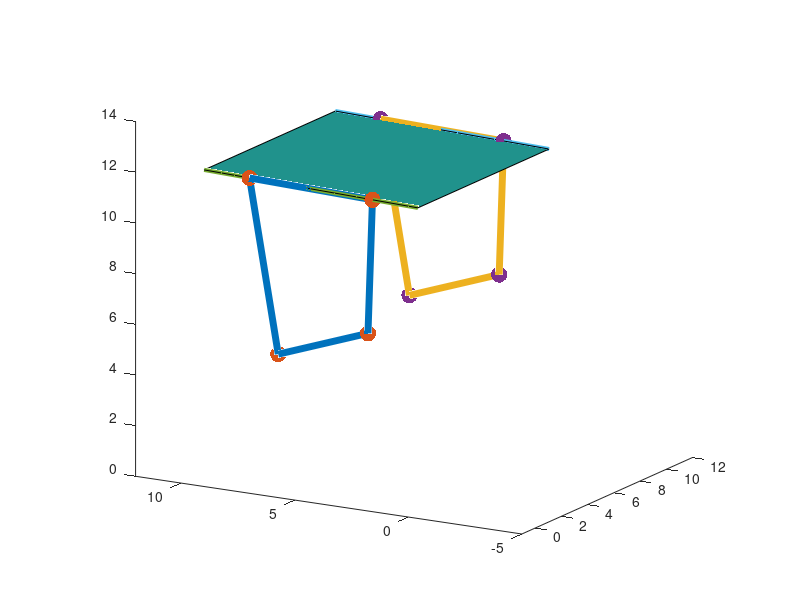

This chart was generated by the following MATLAB code:
%**************VALUES OBTAINED FROM SYNTHESIS**********

A1=[2.35;6.7;0];
B1=[6.3;5.35;0];

A2=[2.35;6.7;10];
B2=[6.3;5.35;10];

L2=5.3
L3=6
L4=6.9
L1=sqrt((B1(1,1)-A1(1,1))*(B1(1,1)-A1(1,1)) + (B1(2,1)-A1(2,1))*(B1(2,1)-A1(2,1)))
phiaxis=abs(atand((A1(2,1)-B1(2,1))/(A1(1,1)-B1(1,1))))

ldown=2;
lup=2;

k1=L1/L4;
k2=L1/L2;
k3=(L4*L4-L3*L3+L2*L2+L1*L1)/(2*L4*L2);
k4=L1/L3;
k5=(L4*L4-L1*L1-L2*L2-L3*L3)/(2*L2*L3);

phi1=360-105; %RANGE OF ANGLE ROTAION OF LINK 2 
phi2=110;

end1=[];
end2=[];

%*****************SIMULATION**************************
for theta=phi1:-2:phi2
  
  D1=[A1(1,1)+L2*cosd(theta-phiaxis);A1(2,1)+L2*sind(theta-phiaxis);0]; %OBTAINING D COORDINATE
  D2=[A1(1,1)+L2*cosd(theta-phiaxis);A1(2,1)+L2*sind(theta-phiaxis);10];
  
  a=cosd(theta)-k1-k2*cosd(theta)+k3;  %CO-EFFECIENT OF FRUDIENSTIEN EQUATION
  b=-2*sind(theta);
  c=k1-(k2+1)*cosd(theta) + k3;
  
  theta4=2*atand((-b-sqrt(b*b-4*a*c))/(2*a));
 
  C1= [B1(1,1)+L4*cosd(theta4-phiaxis);B1(2,1)+L4*sind(theta4-phiaxis);0];
  C2= [B1(1,1)+L4*cosd(theta4-phiaxis);B1(2,1)+L4*sind(theta4-phiaxis);10];
  
  main=[A1 , B1 , C1 , D1, A1];
  x=main(1,[1:5]);
  y=main(2,[1:5]);
  z=main(3,[1:5]);
  theta3=atand((C1(2,1)-D1(2,1))/(C1(1,1)-D1(1,1)));
  E1=[D1(1,1)- ldown*cosd(theta3);D1(2,1)-ldown*sind(theta3);0];
  F1=[C1(1,1)+ lup*cosd(theta3);C1(2,1)+lup*sind(theta3);0];

  E2=[D2(1,1)- ldown*cosd(theta3);D2(2,1)-ldown*sind(theta3);10];
  F2=[C2(1,1)+ lup*cosd(theta3);C2(2,1)+lup*sind(theta3);10];
  end1 = [end1 E1];
  end2 = [end2 F1];
  
 %********************PLOTTING*************************** 
  plot3(z,x,y, 'LineWidth', 5);
  hold on;
  plot3(z,x,y,'.', "markersize", 35);
  
  main=[A2 , B2 , C2 , D2, A2];
  x=main(1,[1:5]);
  y=main(2,[1:5]);
  z=main(3,[1:5]);
  plot3(z,x,y, 'LineWidth', 5);
  plot3(z,x,y,'.', "markersize", 35);
  
  x1=[E1(1,1) F1(1,1)];
  y1=[E1(2,1) F1(2,1)];
  z1=[0 0];
  plot3(z1,x1,y1,'LineWidth',3);
  
  z1=[10 10];
  plot3(z1,x1,y1,'LineWidth',3);
  
  patch([E1(3,1) F1(3,1) F2(3,1) E2(3,1)], [E1(1,1) F1(1,1) F2(1,1) E2(1,1)],[E1(2,1) F1(2,1) F2(2,1) E2(2,1)],53);
  axis([-1 12 -5 12 0 14])
  daspect([1 1 1])
  view(-60,15)


  pause(0.1);
  hold off;
endfor
